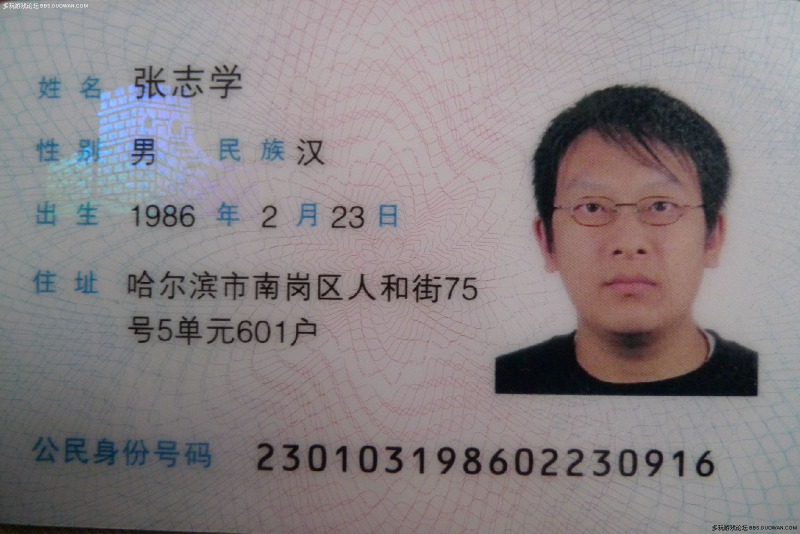
#> input picture samples/1.jpg, 1600 x 1067 px, found by its file name (shown at 1/2 size)
$ python preprocess.py
#> lines starting #> are read from the running program, lines starting #| are printed output that depends on the picture; after the words box and inside, x2 and y2 are one past the last pixel; in counts of white or black regions, pixels touching at a corner belong together
# written by junying, 2020-03-03
import numpy as np
# [13 lines of commented-out code are left out]

def showResult(name,
               img):
    cv2.imshow(name,img)
    key = cv2.waitKey(0)
    if key == 27:
        cv2.destroyAllWindows()
import cv2

def colr2hsv(image):
    hsv = cv2.cvtColor(image,cv2.COLOR_BGR2HSV)
    h,s,v = cv2.split(hsv)
    if 1:
        showResult("o",image)
        # showResult("h",h)
        # showResult("s",s)
        showResult("v",v)
        # showHistogram(v)
    threshold(v)

import numpy as np
# module level variables ##########################################################################
GAUSSIAN_SMOOTH_FILTER_SIZE = (7, 7)
ADAPTIVE_THRESH_BLOCK_SIZE = 19
ADAPTIVE_THRESH_WEIGHT = 9
def maximizeContrast(imgGrayscale):

    height, width = imgGrayscale.shape

    imgTopHat = np.zeros((height, width, 1), np.uint8)
    imgBlackHat = np.zeros((height, width, 1), np.uint8)

    structuringElement = cv2.getStructuringElement(cv2.MORPH_RECT, (3, 3))

    imgTopHat = cv2.morphologyEx(imgGrayscale, cv2.MORPH_TOPHAT, structuringElement)
    imgBlackHat = cv2.morphologyEx(imgGrayscale, cv2.MORPH_BLACKHAT, structuringElement)

    imgGrayscalePlusTopHat = cv2.add(imgGrayscale, imgTopHat)
    imgGrayscalePlusTopHatMinusBlackHat = cv2.subtract(imgGrayscalePlusTopHat, imgBlackHat)
    if 0:
        showResult("imgTopHat",imgTopHat)
        showResult("imgBlackHat",imgBlackHat)
        showResult("imgGrayscalePlusTopHat",imgGrayscalePlusTopHat)
        showResult("imgGrayscalePlusTopHatMinusBlackHat",imgGrayscalePlusTopHatMinusBlackHat)

    return imgGrayscalePlusTopHatMinusBlackHat

def threshold(fspace):
    cv2.erode(fspace,(3,3),fspace)
    # Contrast
    contrasted = maximizeContrast(fspace)
    # Blur
    blurred = np.zeros(fspace.shape, np.uint8)
    blurred = cv2.GaussianBlur(fspace, GAUSSIAN_SMOOTH_FILTER_SIZE, 0)
    # Threshold
    #_, thr = cv2.threshold(blurred,0,255,cv2.THRESH_BINARY+cv2.THRESH_OTSU)
    thr = cv2.adaptiveThreshold(blurred, 255.0, cv2.ADAPTIVE_THRESH_GAUSSIAN_C, cv2.THRESH_BINARY_INV, ADAPTIVE_THRESH_BLOCK_SIZE, ADAPTIVE_THRESH_WEIGHT)

    if 1:
        showResult("thr",thr)

if __name__ == "__main__":
    origin=cv2.imread('samples/1.jpg')
#> origin is the input picture: shape (1067, 1600, 3); mean B, G, R 132.8, 130.3, 137
    h,w,c = origin.shape
#> h = 1067; w = 1600; c = 3
    size = 400.0
    resized = cv2.resize(origin,(int(w*size/h),int(size)))
    colr2hsv(resized)
#> in colr2hsv, `hsv = cv2.cvtColor(image,cv2.COLOR_BGR2HSV)`: hsv: shape (400, 599, 3); mean H, S, V 102.1, 28.4, 141.1
#> in colr2hsv, `h,s,v = cv2.split(hsv)`:
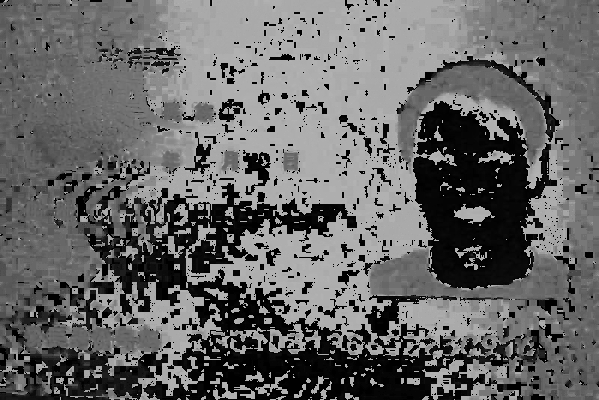
#> h: shape (400, 599); min 0, max 179, mean 102.1
#> in colr2hsv, `h,s,v = cv2.split(hsv)`:
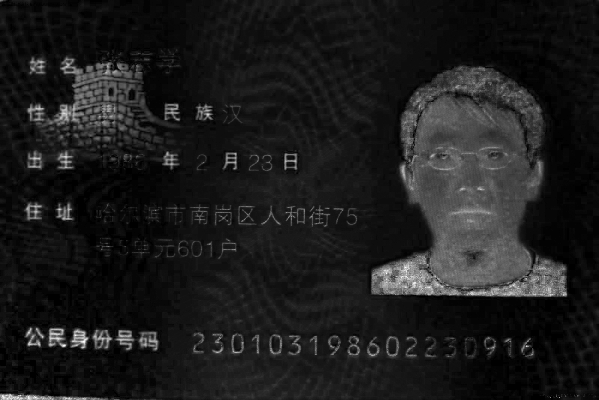
#> s: shape (400, 599); min 0, max 255, mean 28.4
#> in colr2hsv, `h,s,v = cv2.split(hsv)`:
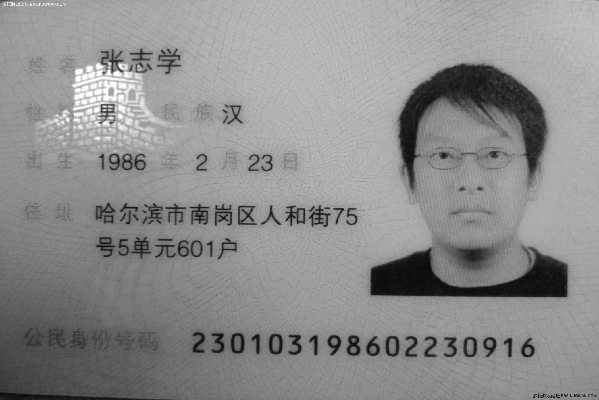
#> v: shape (400, 599); min 4, max 255, mean 141.1
#> (key Esc is pressed here)
#> (key Enter is pressed here)
#> in maximizeContrast, `imgTopHat = cv2.morphologyEx(imgGrayscale, cv2.MORPH_TOPHAT, structuri..`:
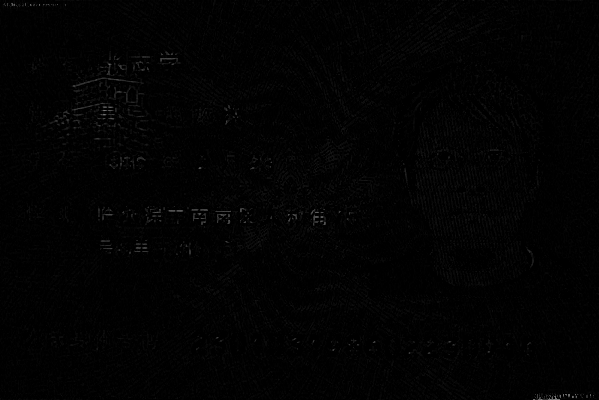
#> imgTopHat: shape (400, 599); min 0, max 131, mean 2.2
#> in maximizeContrast, `imgGrayscalePlusTopHatMinusBlackHat = cv2.subtract(imgGrayscalePlusTop..`:
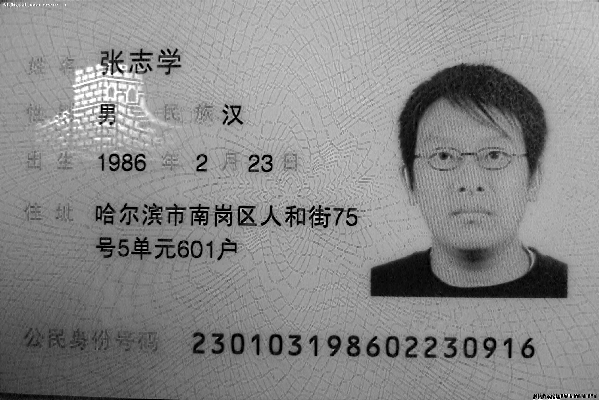
#> imgGrayscalePlusTopHatMinusBlackHat: shape (400, 599); min 0, max 255, mean 137.2
#> in threshold, `blurred = cv2.GaussianBlur(fspace, GAUSSIAN_SMOOTH_FILTER_SIZE, 0)`:
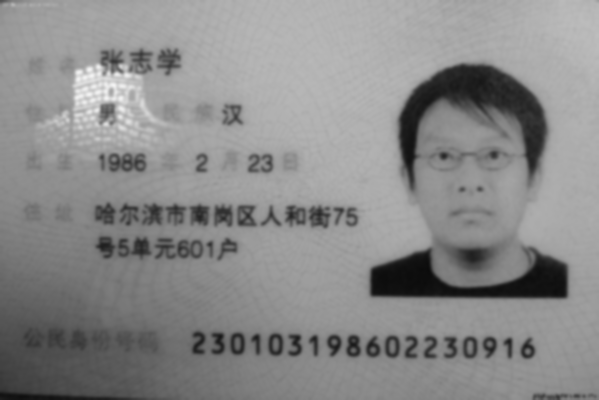
#> blurred: shape (400, 599); min 11, max 243, mean 138.3
#> in threshold, `thr = cv2.adaptiveThreshold(blurred, 255.0, cv2.ADAPTIVE_THRESH_GAUSSI..`:
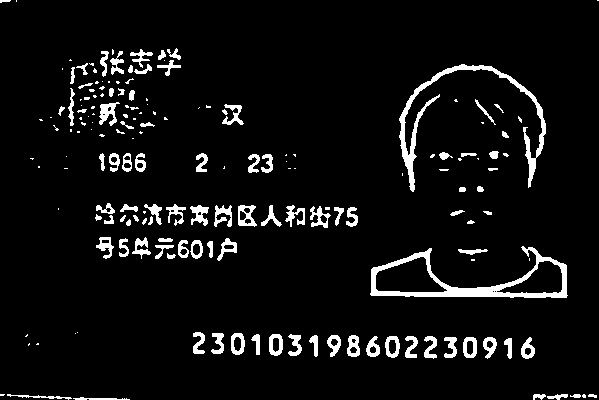
#> thr: shape (400, 599); 6.1% white; 176 white regions (78 under 20 px), largest, box (x1, y1, x2, y2) and area: (370, 246, 568, 298) 2374, (399, 64, 546, 192) 2018, (99, 102, 120, 126) 260

$ run again, with samples/2.jpg copied over samples/1.jpg
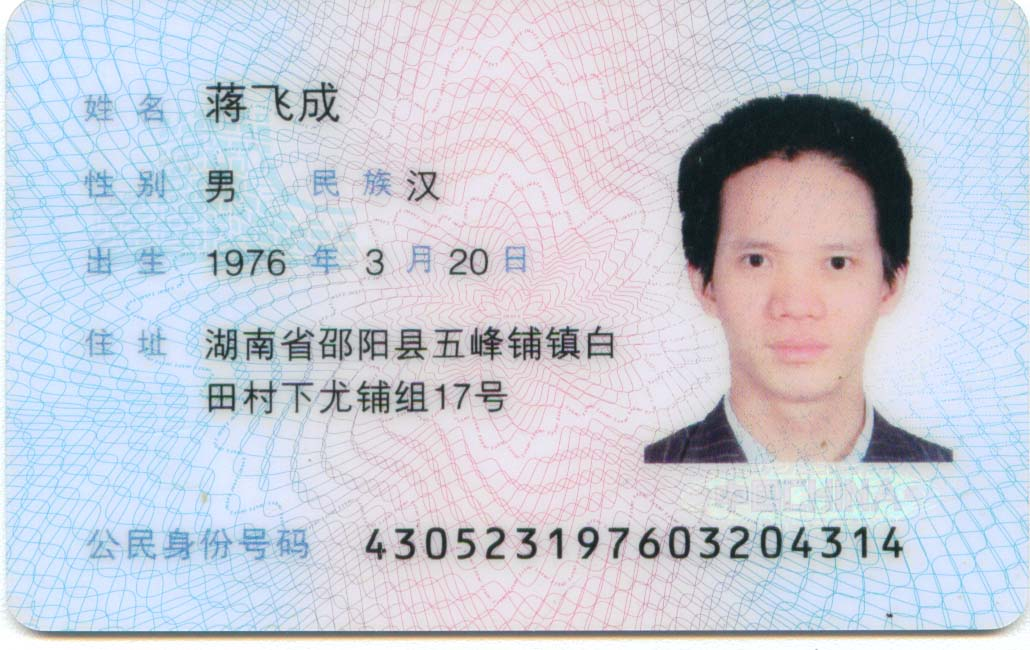
#> input picture samples/2.jpg, 1030 x 650 px, found by its file name
#> origin is the input picture: shape (650, 1030, 3); mean B, G, R 216.3, 204.6, 200.2
#> hsv: shape (400, 633, 3); mean H, S, V 112.7, 34.2, 221.4
#> in threshold, `blurred = cv2.GaussianBlur(fspace, GAUSSIAN_SMOOTH_FILTER_SIZE, 0)`:
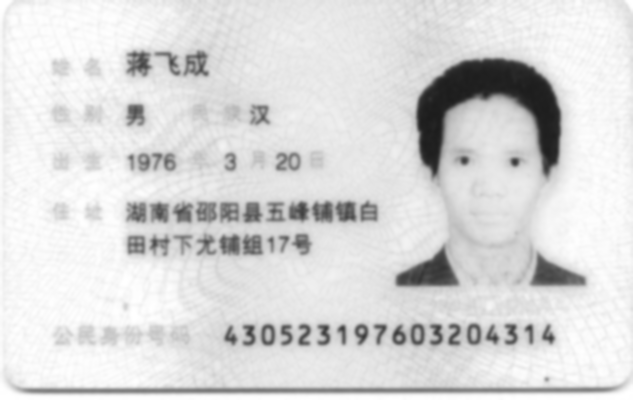
#> blurred: shape (400, 633); min 28, max 255, mean 217.7
#> in threshold, `thr = cv2.adaptiveThreshold(blurred, 255.0, cv2.ADAPTIVE_THRESH_GAUSSI..`:
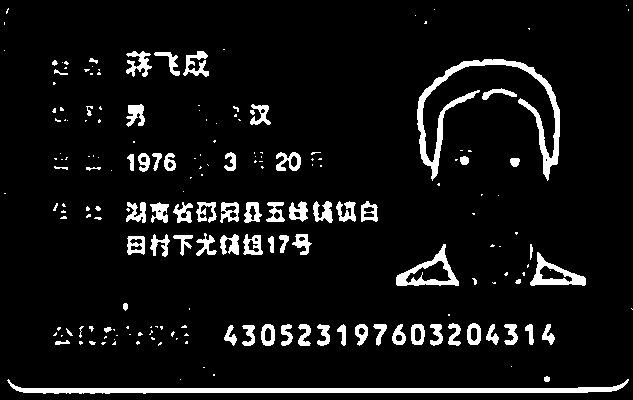
#> thr: shape (400, 633); 7.2% white; 194 white regions (120 under 20 px), largest, box (x1, y1, x2, y2) and area: (7, 379, 629, 394) 3124, (417, 59, 560, 181) 2803, (396, 244, 459, 286) 808

$ run again, with samples/3.jpg copied over samples/1.jpg
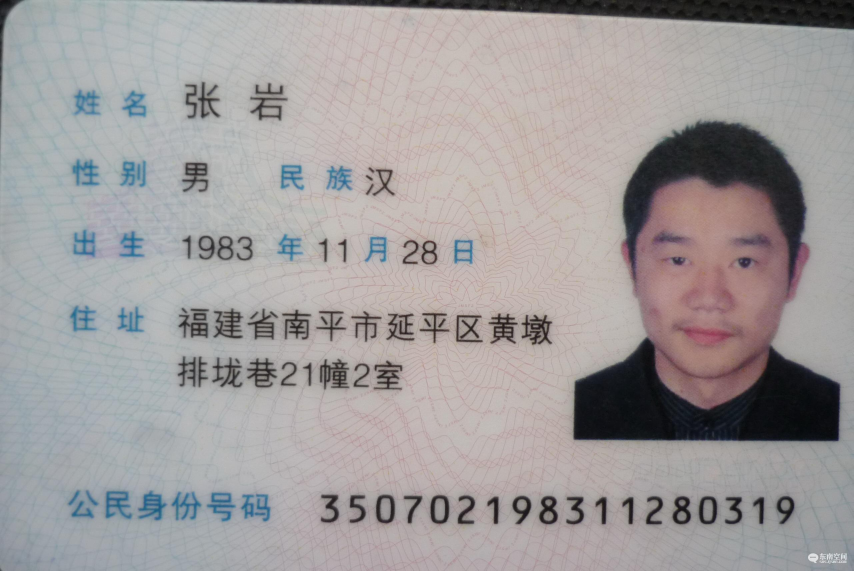
#> input picture samples/3.jpg, 2560 x 1712 px, found by its file name (shown at 1/3 size)
#> origin is the input picture: shape (1712, 2560, 3); mean B, G, R 156.5, 155.9, 159.9
#> hsv: shape (400, 598, 3); mean H, S, V 62.5, 21.4, 164
#> in colr2hsv, `h,s,v = cv2.split(hsv)`:
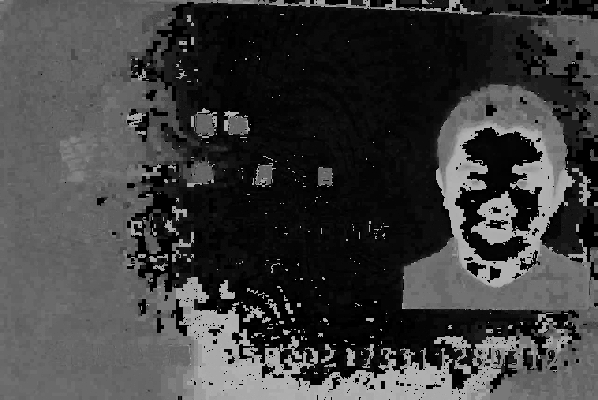
#> h: shape (400, 598); min 0, max 179, mean 62.5
#> in threshold, `thr = cv2.adaptiveThreshold(blurred, 255.0, cv2.ADAPTIVE_THRESH_GAUSSI..`:
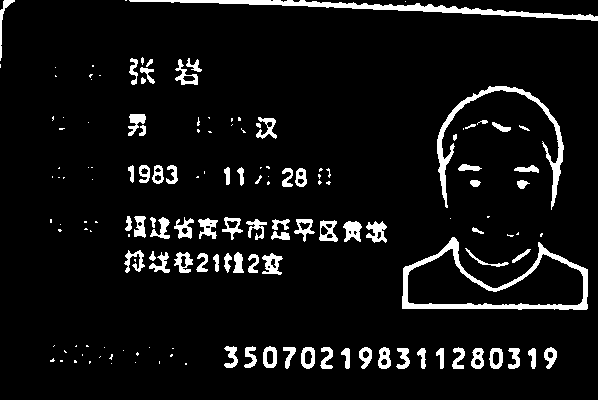
#> thr: shape (400, 598); 6.8% white; 153 white regions (76 under 20 px), largest, box (x1, y1, x2, y2) and area: (402, 237, 588, 310) 2402, (129, 0, 598, 21) 2152, (437, 86, 564, 210) 1671

$ run again, with samples/4.jpg copied over samples/1.jpg
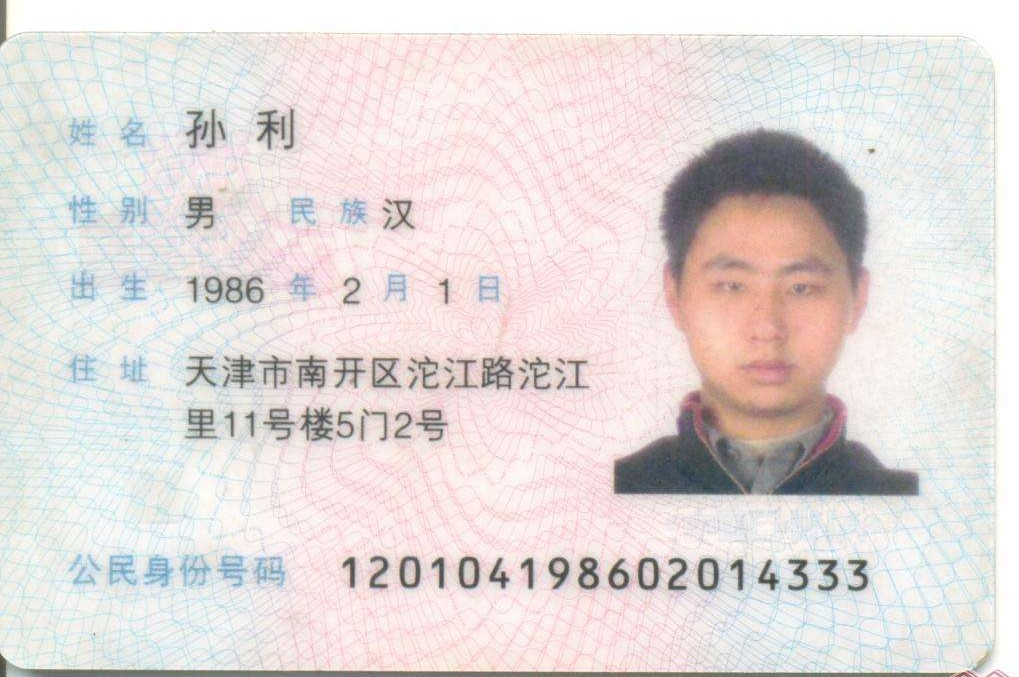
#> input picture samples/4.jpg, 1019 x 677 px, found by its file name
#> origin is the input picture: shape (677, 1019, 3); mean B, G, R 217.6, 218.9, 226.4
#> hsv: shape (400, 602, 3); mean H, S, V 65.9, 18.6, 229.9
#> in threshold, `thr = cv2.adaptiveThreshold(blurred, 255.0, cv2.ADAPTIVE_THRESH_GAUSSI..`:
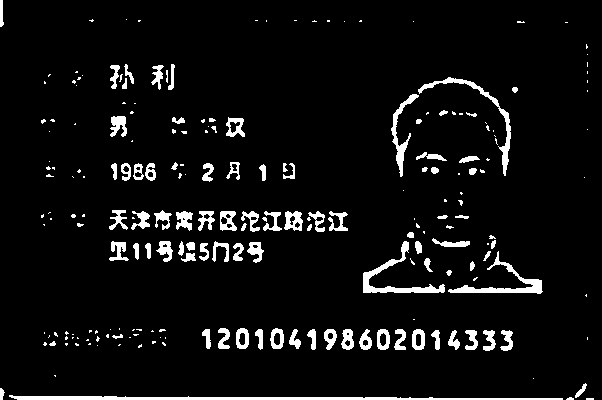
#> thr: shape (400, 602); 6.1% white; 216 white regions (124 under 20 px), largest, box (x1, y1, x2, y2) and area: (9, 395, 563, 400) 1598, (363, 241, 445, 293) 837, (448, 251, 543, 294) 786
